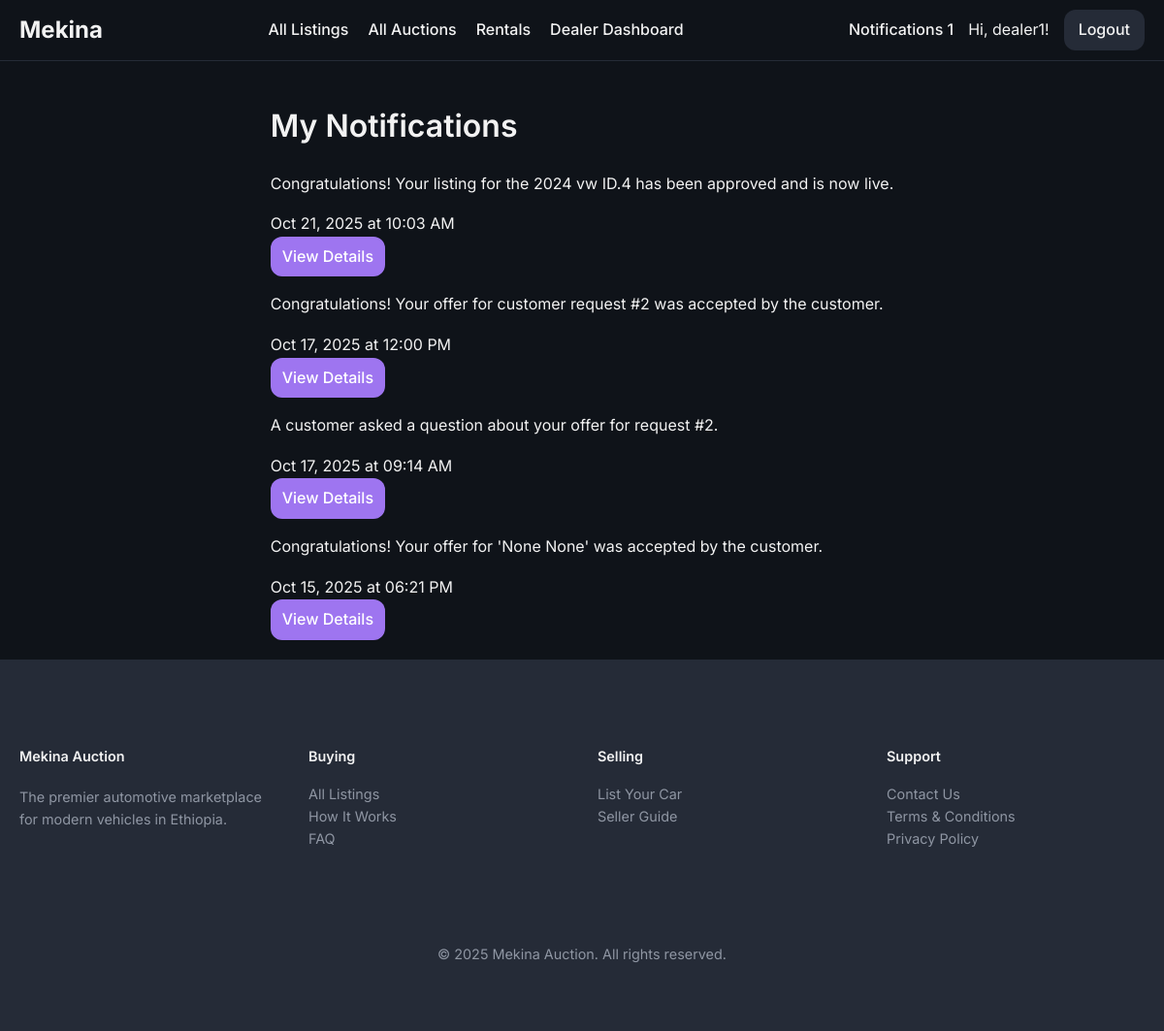
Page /notifications (signed in) on the earlier database version.
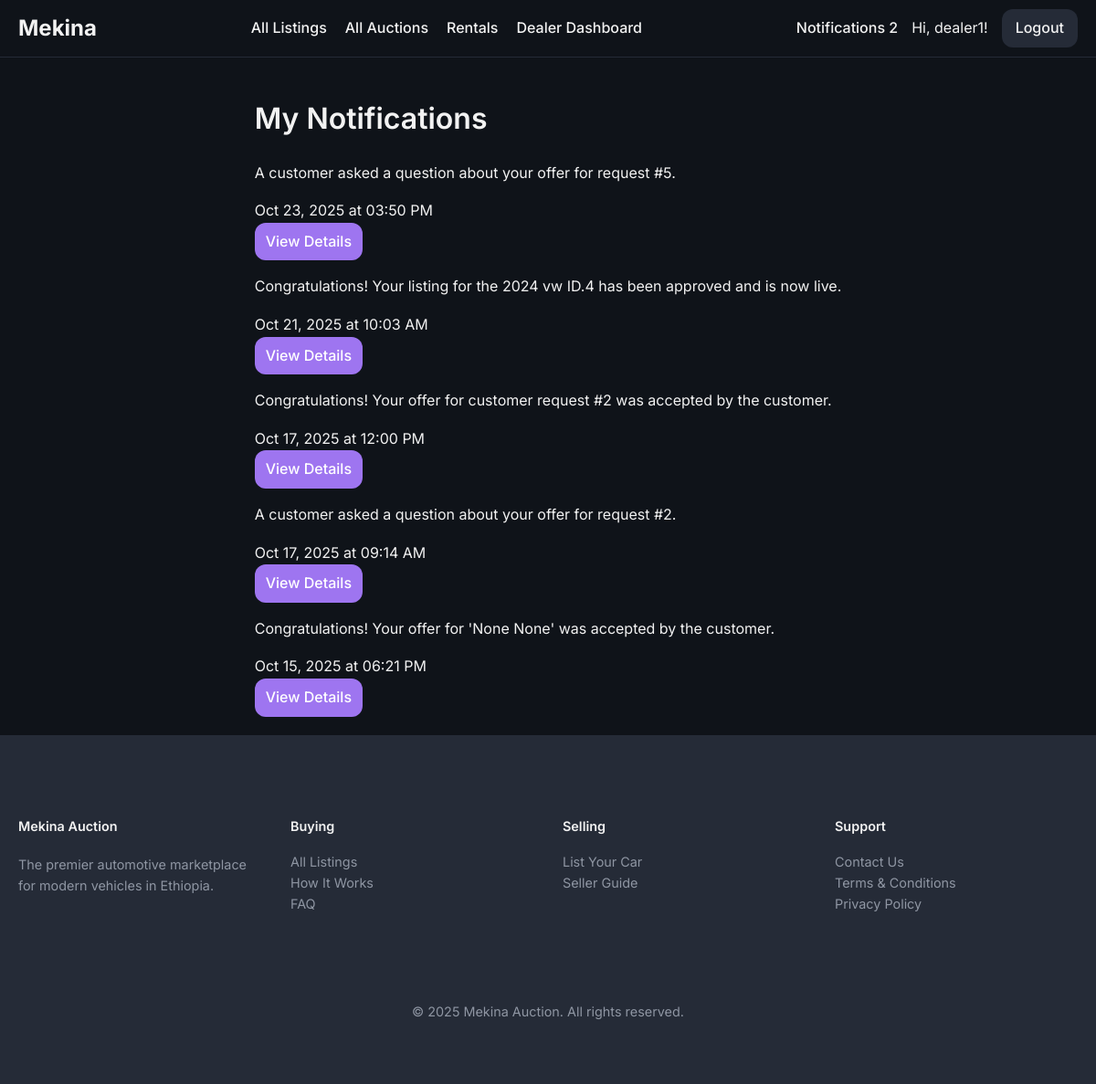
Same page on the later database version.
### models/notification.py (models this page shows)
class Notification(db.Model):
    __tablename__ = 'notification'
    id = db.Column(db.Integer, primary_key=True)
    user_id = db.Column(db.Integer, db.ForeignKey('user.id'), nullable=False)
    message = db.Column(db.Text, nullable=False)
    link = db.Column(db.String(255), nullable=True)
    is_read = db.Column(db.Boolean, default=False, nullable=False)
    timestamp = db.Column(db.DateTime, default=datetime.utcnow, index=True)

### routes/main.py (the view)
@main_bp.route('/notifications')
def notifications():
    user_notifications = Notification.query.filter_by(user_id=current_user.id).order_by(Notification.timestamp.desc()).all()
    return render_template('notifications.html', notifications=user_notifications)

### templates/notifications.html (shortened to what this page needs)
{% extends "base.html" %}
{% block content %}
    <h1>My Notifications</h1>
    <div class="notification-list">
        {% if notifications %}
            {% for notification in notifications %}
                <div class="notification-item {% if not notification.is_read %}unread{% endif %}">
                    <div class="notification-content">
                        <p>{{ notification.message }}</p>
                        <span class="notification-time">{{ notification.timestamp.strftime('%b %d, %Y at %I:%M %p') }}</span>
                    </div>
                    {% if notification.link %}
                        <div class="notification-action">
                            <a href="{{ notification.link }}" class="btn approve">View Details</a>
                        </div>
                    {% endif %}
                </div>
            {% endfor %}
        {% else %}
            <p>You have no notifications.</p>
        {% endif %}
    </div>
{% endblock %}

### templates/base.html (shortened to what the changed rows need)
<!DOCTYPE html>
<html lang="en">
<head>
    <link rel="stylesheet" href="{{ url_for('static', filename='css/style.css') }}">
</head>
<body>
    <nav>
        <div class="nav-right">
            {% if current_user.is_authenticated %}
                <a href="{{ url_for('main.notifications') }}">
                    Notifications
                    {% if unread_notifications > 0 %}<span class="notification-badge">{{ unread_notifications }}</span>{% endif %}
                </a>
            {% else %}
                <a href="{{ url_for('auth.login') }}" class="nav-button">Login</a>
                <a href="{{ url_for('auth.register') }}" class="nav-button">Register</a>
            {% endif %}
        </div>
    </nav>
    <main class="container">
        {% block content %}{% endblock %}
    </main>
</body>
</html>

Differences in the rows shown:
added Notification: message "A customer asked a question about your offer for request #5.", timestamp "Oct 23, 2025 at 03:50 PM"
Other differences:
{{ unread_notifications }}: "1" → "2"
